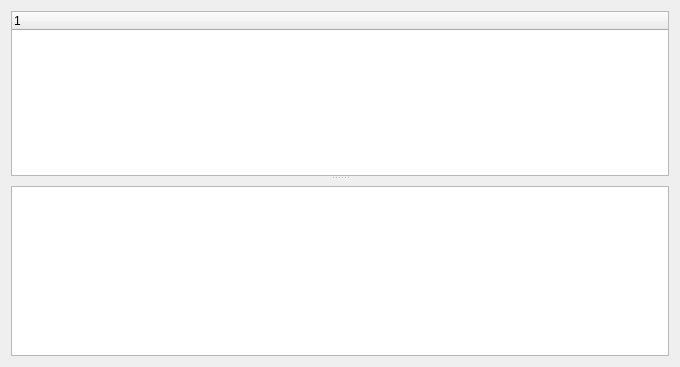
<?xml version="1.0" encoding="UTF-8"?>
<ui version="4.0">
 <class>Dialog</class>
 <widget class="QDialog" name="Dialog">
  <property name="geometry">
   <rect>
    <x>0</x>
    <y>0</y>
    <width>680</width>
    <height>367</height>
   </rect>
  </property>
  <property name="windowTitle">
   <string>Dialog</string>
  </property>
  <layout class="QVBoxLayout" name="verticalLayout_2">
   <item>
    <widget class="QSplitter" name="splitter">
     <property name="orientation">
      <enum>Qt::Vertical</enum>
     </property>
     <widget class="QTreeWidget" name="treeWidget">
      <column>
       <property name="text">
        <string notr="true">1</string>
       </property>
      </column>
     </widget>
     <widget class="QWidget" name="verticalLayoutWidget">
      <layout class="QVBoxLayout" name="verticalLayout"/>
     </widget>
    </widget>
   </item>
   <item>
    <widget class="QListWidget" name="listWidget"/>
   </item>
  </layout>
 </widget>
 <resources/>
 <connections/>
</ui>
